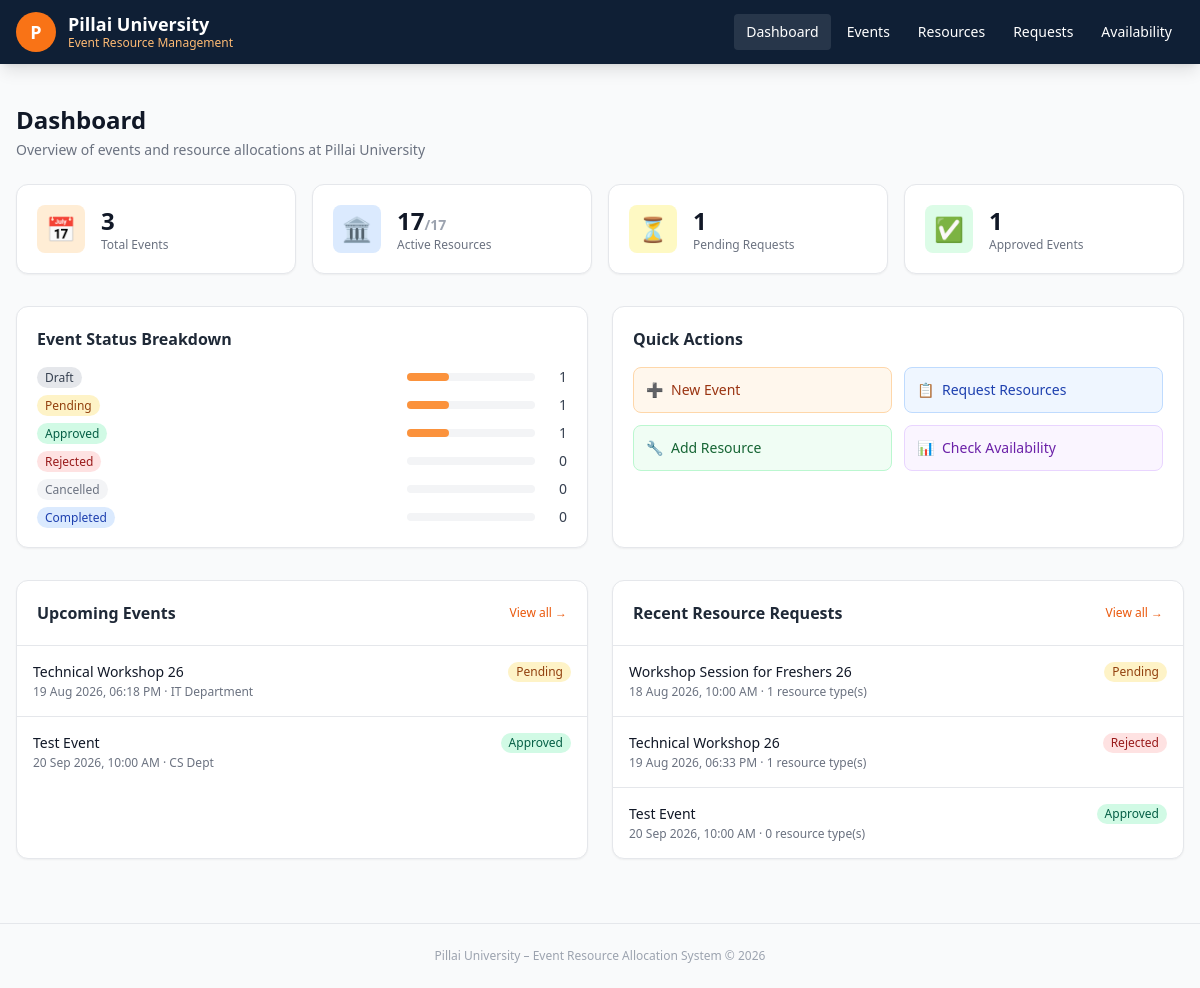
The page / on the database its author committed.
### models.py (models this page shows, shortened)
class Event(db.Model):
    __tablename__ = 'events'
    id = db.Column(db.Integer, primary_key=True)
    name = db.Column(db.String(200), nullable=False)
    organizer = db.Column(db.String(100), nullable=False)
    expected_attendance = db.Column(db.Integer, nullable=False)
    start_datetime = db.Column(db.DateTime, nullable=False)
    end_datetime = db.Column(db.DateTime, nullable=False)
    status = db.Column(db.String(20), nullable=False, default='Draft')
    description = db.Column(db.Text, nullable=True)
    created_at = db.Column(db.DateTime, default=datetime.utcnow)
    updated_at = db.Column(db.DateTime, default=datetime.utcnow, onupdate=datetime.utcnow)
    resource_requests = db.relationship('ResourceRequest', backref='event', lazy=True, cascade='all, delete-orphan')
    STATUS_CHOICES = ['Draft', 'Pending', 'Approved', 'Rejected', 'Cancelled', 'Completed']

class ResourceRequest(db.Model):
    __tablename__ = 'resource_requests'
    id = db.Column(db.Integer, primary_key=True)
    event_id = db.Column(db.Integer, db.ForeignKey('events.id'), nullable=False)
    start_datetime = db.Column(db.DateTime, nullable=False)
    end_datetime = db.Column(db.DateTime, nullable=False)
    status = db.Column(db.String(20), nullable=False, default='Pending')
    notes = db.Column(db.Text, nullable=True)
    rejection_reason = db.Column(db.Text, nullable=True)
    created_at = db.Column(db.DateTime, default=datetime.utcnow)
    updated_at = db.Column(db.DateTime, default=datetime.utcnow, onupdate=datetime.utcnow)
    items = db.relationship('ResourceRequestItem', backref='request', lazy=True, cascade='all, delete-orphan')
    allocations = db.relationship('ResourceAllocation', backref='request', lazy=True, cascade='all, delete-orphan')
    STATUS_CHOICES = ['Pending', 'Approved', 'Rejected', 'Cancelled']

### app.py (the view)
@app.route('/')
def dashboard():
    total_events = Event.query.count()
    total_resources = Resource.query.count()
    active_resources = Resource.query.filter_by(is_active=True).count()
    pending_requests = ResourceRequest.query.filter_by(status='Pending').count()
    upcoming_events = Event.query.filter(
        Event.start_datetime >= datetime.utcnow(),
        Event.status.in_(['Approved', 'Pending'])
    ).order_by(Event.start_datetime).limit(5).all()
    recent_requests = ResourceRequest.query.order_by(
        ResourceRequest.created_at.desc()
    ).limit(5).all()
    status_counts = {}
    for s in Event.STATUS_CHOICES:
        status_counts[s] = Event.query.filter_by(status=s).count()
    return render_template(
        'dashboard.html',
        total_events=total_events,
        total_resources=total_resources,
        active_resources=active_resources,
        pending_requests=pending_requests,
        upcoming_events=upcoming_events,
        recent_requests=recent_requests,
        status_counts=status_counts
    )

### templates/dashboard.html (shortened to what this page needs)
{% extends 'base.html' %}
{% block content %}
<div class="mb-6">
  <h1 class="text-2xl font-bold text-gray-900">Dashboard</h1>
  <p class="text-gray-500 text-sm mt-1">Overview of events and resource allocations at Pillai University</p>
</div>
<div class="grid grid-cols-2 md:grid-cols-4 gap-4 mb-8">
  <div class="bg-white rounded-xl border p-5 flex items-center gap-4 shadow-sm">
    <div class="w-12 h-12 bg-orange-100 rounded-lg flex items-center justify-center text-2xl">📅</div>
    <div>
      <div class="text-2xl font-bold text-gray-900">{{ total_events }}</div>
      <div class="text-xs text-gray-500">Total Events</div>
    </div>
  </div>
  <div class="bg-white rounded-xl border p-5 flex items-center gap-4 shadow-sm">
    <div class="w-12 h-12 bg-blue-100 rounded-lg flex items-center justify-center text-2xl">🏛️</div>
    <div>
      <div class="text-2xl font-bold text-gray-900">{{ active_resources }}<span class="text-sm text-gray-400">/{{ total_resources }}</span></div>
      <div class="text-xs text-gray-500">Active Resources</div>
    </div>
  </div>
  <div class="bg-white rounded-xl border p-5 flex items-center gap-4 shadow-sm">
    <div class="w-12 h-12 bg-yellow-100 rounded-lg flex items-center justify-center text-2xl">⏳</div>
    <div>
      <div class="text-2xl font-bold text-gray-900">{{ pending_requests }}</div>
      <div class="text-xs text-gray-500">Pending Requests</div>
    </div>
  </div>
  <div class="bg-white rounded-xl border p-5 flex items-center gap-4 shadow-sm">
    <div class="w-12 h-12 bg-green-100 rounded-lg flex items-center justify-center text-2xl">✅</div>
    <div>
      <div class="text-2xl font-bold text-gray-900">{{ status_counts.get('Approved', 0) }}</div>
      <div class="text-xs text-gray-500">Approved Events</div>
    </div>
  </div>
</div>
<div class="grid md:grid-cols-2 gap-6 mb-8">
  <div class="bg-white rounded-xl border shadow-sm p-5">
    <h2 class="font-semibold text-gray-800 mb-4">Event Status Breakdown</h2>
    <div class="space-y-2">
      {% for status, count in status_counts.items() %}
      <div class="flex items-center justify-between">
        <span class="text-sm"><span class="badge-{{ status }} px-2 py-0.5 rounded-full text-xs font-medium">{{ status }}</span></span>
        <div class="flex items-center gap-2">
          <div class="h-2 bg-gray-100 rounded-full w-32">
            {% if total_events > 0 %}
            <div class="h-2 bg-orange-400 rounded-full" style="width: {{ (count / total_events * 100)|round }}%"></div>
            {% endif %}
          </div>
          <span class="text-sm font-medium text-gray-700 w-6 text-right">{{ count }}</span>
        </div>
      </div>
      {% endfor %}
    </div>
  </div>
  <div class="bg-white rounded-xl border shadow-sm p-5">
    <h2 class="font-semibold text-gray-800 mb-4">Quick Actions</h2>
    <div class="grid grid-cols-2 gap-3">
      <a href="/events/create" class="flex items-center gap-2 p-3 bg-orange-50 hover:bg-orange-100 border border-orange-200 rounded-lg transition text-sm font-medium text-orange-800">
        <span>➕</span> New Event
      </a>
      <a href="/requests/create" class="flex items-center gap-2 p-3 bg-blue-50 hover:bg-blue-100 border border-blue-200 rounded-lg transition text-sm font-medium text-blue-800">
        <span>📋</span> Request Resources
      </a>
      <a href="/resources/create" class="flex items-center gap-2 p-3 bg-green-50 hover:bg-green-100 border border-green-200 rounded-lg transition text-sm font-medium text-green-800">
        <span>🔧</span> Add Resource
      </a>
      <a href="/resources/availability" class="flex items-center gap-2 p-3 bg-purple-50 hover:bg-purple-100 border border-purple-200 rounded-lg transition text-sm font-medium text-purple-800">
        <span>📊</span> Check Availability
      </a>
    </div>
  </div>
</div>
<div class="grid md:grid-cols-2 gap-6">
  <div class="bg-white rounded-xl border shadow-sm">
    <div class="flex items-center justify-between p-5 border-b">
      <h2 class="font-semibold text-gray-800">Upcoming Events</h2>
      <a href="/events" class="text-xs text-orange-600 hover:underline">View all →</a>
    </div>
    {% if upcoming_events %}
    <div class="divide-y">
      {% for event in upcoming_events %}
      <a href="/events/{{ event.id }}" class="flex items-start gap-3 p-4 hover:bg-gray-50 transition">
        <div class="min-w-0 flex-1">
          <div class="font-medium text-sm text-gray-900 truncate">{{ event.name }}</div>
          <div class="text-xs text-gray-500 mt-0.5">{{ event.start_datetime.strftime('%d %b %Y, %I:%M %p') }} · {{ event.organizer }}</div>
        </div>
        <span class="badge-{{ event.status }} px-2 py-0.5 rounded-full text-xs font-medium whitespace-nowrap">{{ event.status }}</span>
      </a>
      {% endfor %}
    </div>
    {% else %}
    <div class="p-8 text-center text-gray-400 text-sm">No upcoming events. <a href="/events/create" class="text-orange-600 hover:underline">Create one →</a></div>
    {% endif %}
  </div>
  <div class="bg-white rounded-xl border shadow-sm">
    <div class="flex items-center justify-between p-5 border-b">
      <h2 class="font-semibold text-gray-800">Recent Resource Requests</h2>
      <a href="/requests" class="text-xs text-orange-600 hover:underline">View all →</a>
    </div>
    {% if recent_requests %}
    <div class="divide-y">
      {% for req in recent_requests %}
      <a href="/requests/{{ req.id }}" class="flex items-start gap-3 p-4 hover:bg-gray-50 transition">
        <div class="min-w-0 flex-1">
          <div class="font-medium text-sm text-gray-900 truncate">{{ req.event.name }}</div>
          <div class="text-xs text-gray-500 mt-0.5">{{ req.start_datetime.strftime('%d %b %Y, %I:%M %p') }} · {{ req.items|length }} resource type(s)</div>
        </div>
        <span class="badge-{{ req.status }} px-2 py-0.5 rounded-full text-xs font-medium whitespace-nowrap">{{ req.status }}</span>
      </a>
      {% endfor %}
    </div>
    {% else %}
    <div class="p-8 text-center text-gray-400 text-sm">No requests yet. <a href="/requests/create" class="text-orange-600 hover:underline">Make a request →</a></div>
    {% endif %}
  </div>
</div>
{% endblock %}

### templates/base.html (style rules this page uses)
.badge-Draft { background:#e5e7eb; color:#374151; }
.badge-Pending { background:#fef3c7; color:#92400e; }
.badge-Approved { background:#d1fae5; color:#065f46; }
.badge-Rejected { background:#fee2e2; color:#991b1b; }
.badge-Cancelled { background:#f3f4f6; color:#6b7280; }
.badge-Completed { background:#dbeafe; color:#1e40af; }

### rows shown on the page
Event: name "Technical Workshop 26", start_datetime "19 Aug 2026, 06:18 PM", organizer "IT Department", status "Pending"
Event: name "Test Event", start_datetime "20 Sep 2026, 10:00 AM", organizer "CS Dept", status "Approved"
ResourceRequest: event.name "Workshop Session for Freshers 26", start_datetime "18 Aug 2026, 10:00 AM", items|length "1", status "Pending"
ResourceRequest: event.name "Technical Workshop 26", start_datetime "19 Aug 2026, 06:33 PM", items|length "1", status "Rejected"
ResourceRequest: event.name "Test Event", start_datetime "20 Sep 2026, 10:00 AM", items|length "0", status "Approved"

### other values the page prints
{{ total_events }} "3"
{{ active_resources }} "17"
{{ total_resources }} "17"
{{ pending_requests }} "1"
{{ status_counts.get('Approved', 0) }} "1"
{{ status }} "Draft" "Pending" "Approved" "Rejected" "Cancelled" "Completed"
{{ count }} "1" "1" "1" "0" "0" "0"
